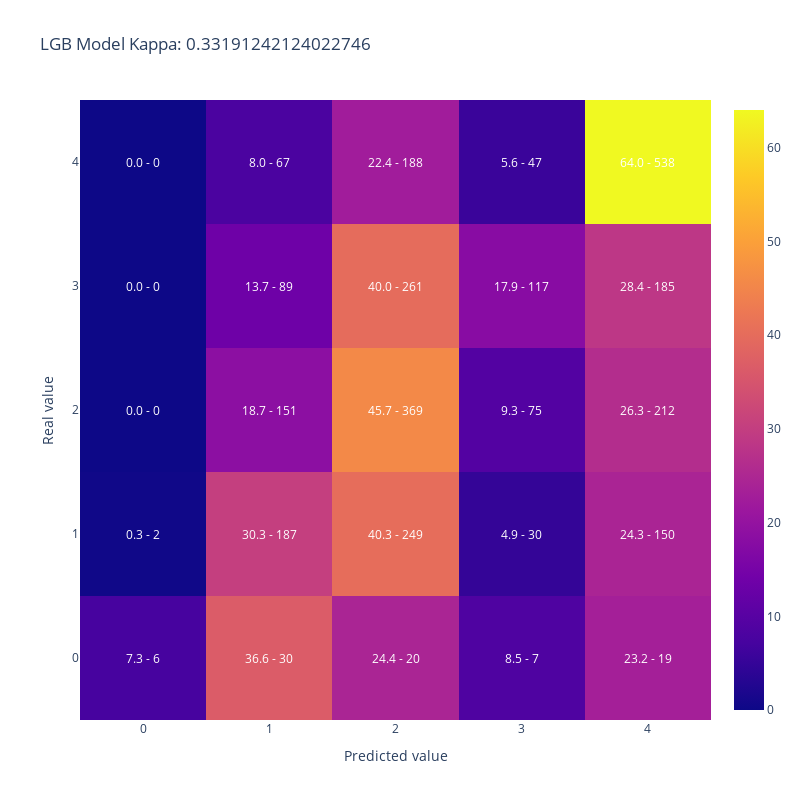

The code cell stored with this chart in its notebook:
### Code cell
plot_confusion_matrix(merged_datasets['AdoptionSpeed'],
                      merged_datasets['lgb_pred'], 
                    title = 'LGB Model Kappa: ' + str(cohen_kappa_score(merged_datasets['AdoptionSpeed'],
                                                                    merged_datasets['lgb_pred'], 
                                                                    weights='quadratic')))

### Figure 1 — Plotly figure (JSON) as saved in the notebook; plotly's stock layout.template omitted (floating-point values rounded to 4 significant figures)
{"data": [{"type": "heatmap", "x": [0, 1, 2, 3, 4], "y": [0, 1, 2, 3, 4], "z": [[7.317, 36.59, 24.39, 8.537, 23.17], [0.3236, 30.26, 40.29, 4.854, 24.27], [0, 18.71, 45.72, 9.294, 26.27], [0, 13.65, 40.03, 17.94, 28.37], [0, 7.976, 22.38, 5.595, 64.05]]}], "layout": {"annotations": [{"font": {"color": "white"}, "showarrow": false, "text": "7.3 - 6", "x": 0, "xref": "x", "y": 0, "yref": "y"}, {"font": {"color": "white"}, "showarrow": false, "text": "36.6 - 30", "x": 1, "xref": "x", "y": 0, "yref": "y"}, {"font": {"color": "white"}, "showarrow": false, "text": "24.4 - 20", "x": 2, "xref": "x", "y": 0, "yref": "y"}, {"font": {"color": "white"}, "showarrow": false, "text": "8.5 - 7", "x": 3, "xref": "x", "y": 0, "yref": "y"}, {"font": {"color": "white"}, "showarrow": false, "text": "23.2 - 19", "x": 4, "xref": "x", "y": 0, "yref": "y"}, {"font": {"color": "white"}, "showarrow": false, "text": "0.3 - 2", "x": 0, "xref": "x", "y": 1, "yref": "y"}, {"font": {"color": "white"}, "showarrow": false, "text": "30.3 - 187", "x": 1, "xref": "x", "y": 1, "yref": "y"}, {"font": {"color": "white"}, "showarrow": false, "text": "40.3 - 249", "x": 2, "xref": "x", "y": 1, "yref": "y"}, {"font": {"color": "white"}, "showarrow": false, "text": "4.9 - 30", "x": 3, "xref": "x", "y": 1, "yref": "y"}, {"font": {"color": "white"}, "showarrow": false, "text": "24.3 - 150", "x": 4, "xref": "x", "y": 1, "yref": "y"}, {"font": {"color": "white"}, "showarrow": false, "text": "0.0 - 0", "x": 0, "xref": "x", "y": 2, "yref": "y"}, {"font": {"color": "white"}, "showarrow": false, "text": "18.7 - 151", "x": 1, "xref": "x", "y": 2, "yref": "y"}, {"font": {"color": "white"}, "showarrow": false, "text": "45.7 - 369", "x": 2, "xref": "x", "y": 2, "yref": "y"}, {"font": {"color": "white"}, "showarrow": false, "text": "9.3 - 75", "x": 3, "xref": "x", "y": 2, "yref": "y"}, {"font": {"color": "white"}, "showarrow": false, "text": "26.3 - 212", "x": 4, "xref": "x", "y": 2, "yref": "y"}, {"font": {"color": "white"}, "showarrow": false, "text": "0.0 - 0", "x": 0, "xref": "x", "y": 3, "yref": "y"}, {"font": {"color": "white"}, "showarrow": false, "text": "13.7 - 89", "x": 1, "xref": "x", "y": 3, "yref": "y"}, {"font": {"color": "white"}, "showarrow": false, "text": "40.0 - 261", "x": 2, "xref": "x", "y": 3, "yref": "y"}, {"font": {"color": "white"}, "showarrow": false, "text": "17.9 - 117", "x": 3, "xref": "x", "y": 3, "yref": "y"}, {"font": {"color": "white"}, "showarrow": false, "text": "28.4 - 185", "x": 4, "xref": "x", "y": 3, "yref": "y"}, {"font": {"color": "white"}, "showarrow": false, "text": "0.0 - 0", "x": 0, "xref": "x", "y": 4, "yref": "y"}, {"font": {"color": "white"}, "showarrow": false, "text": "8.0 - 67", "x": 1, "xref": "x", "y": 4, "yref": "y"}, {"font": {"color": "white"}, "showarrow": false, "text": "22.4 - 188", "x": 2, "xref": "x", "y": 4, "yref": "y"}, {"font": {"color": "white"}, "showarrow": false, "text": "5.6 - 47", "x": 3, "xref": "x", "y": 4, "yref": "y"}, {"font": {"color": "white"}, "showarrow": false, "text": "64.0 - 538", "x": 4, "xref": "x", "y": 4, "yref": "y"}], "height": 800, "title": {"text": "LGB Model Kappa: 0.33191242124022746"}, "width": 800, "xaxis": {"title": {"text": "Predicted value"}}, "yaxis": {"title": {"text": "Real value"}}}}
